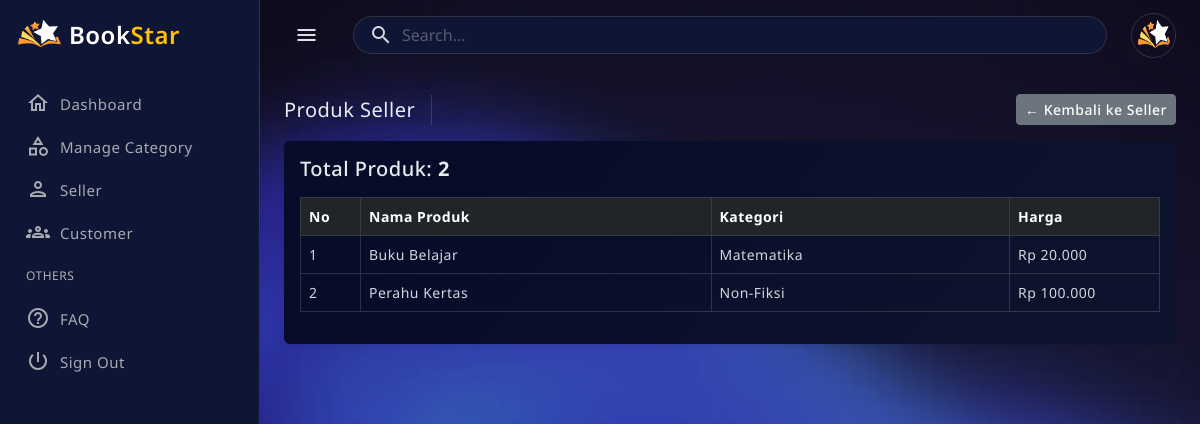
The app's page /public/?c=admin&m=sellerProducts&id=7 (signed in) with its own data.
### tables this page shows
CREATE TABLE `users` (
  `id` int(11) NOT NULL,
  `role_id` int(11) NOT NULL,
  `name` varchar(100) NOT NULL,
  `email` varchar(100) NOT NULL,
  `no_tlp` varchar(20) DEFAULT NULL,
  `password` varchar(255) NOT NULL,
  `nik` varchar(20) DEFAULT NULL,
  `address` text DEFAULT NULL,
  `no_rekening` varchar(50) DEFAULT NULL,
  `qris_image` varchar(255) DEFAULT NULL,
  `is_online` tinyint(1) DEFAULT 0,
  `is_super_admin` tinyint(1) DEFAULT 0,
  `created_at` timestamp NOT NULL DEFAULT current_timestamp(),
  `updated_at` timestamp NOT NULL DEFAULT current_timestamp() ON UPDATE current_timestamp(),
  `reset_token` varchar(255) DEFAULT NULL,
  `reset_expired` datetime DEFAULT NULL,
  `photo` varchar(255) DEFAULT NULL,
  `status` enum('aktif','nonaktif') DEFAULT 'aktif',
  `last_activity` datetime DEFAULT NULL,
  `is_deleted` tinyint(1) NOT NULL DEFAULT 0
);

CREATE TABLE `products` (
  `id` int(11) NOT NULL,
  `seller_id` int(11) NOT NULL,
  `category_id` int(11) NOT NULL,
  `name` varchar(150) NOT NULL,
  `description` text DEFAULT NULL,
  `price` decimal(12,2) NOT NULL,
  `cost_price` decimal(12,2) DEFAULT NULL,
  `stock` int(11) NOT NULL,
  `image` varchar(255) DEFAULT NULL,
  `created_at` timestamp NOT NULL DEFAULT current_timestamp(),
  `is_active` tinyint(1) DEFAULT 1
);

CREATE TABLE `categories` (
  `id` int(11) NOT NULL,
  `name` varchar(100) NOT NULL,
  `created_by` int(11) DEFAULT NULL,
  `owner_role` enum('admin','seller') NOT NULL,
  `created_at` timestamp NOT NULL DEFAULT current_timestamp(),
  `is_active` tinyint(1) DEFAULT 1
);

### app/controllers/AdminController.php (called while the page is built, shortened)
<?php
require_once APP_PATH . '/core/auth.php';
require_once APP_PATH . '/models/UserModel.php';
require_once APP_PATH . '/models/ProductModel.php';
class AdminController
{
    private $productModel;
    public function __construct()
    {
        Auth::check();
        $this->productModel = new ProductModel();
    }
    public function sellerProducts()
    {
        $sellerId = $_GET['id'] ?? null;
        $products = $this->productModel->getBySeller($sellerId);
        require APP_PATH . '/views/admin/seller_products.php';
    }
}

### public/index.php (called while the page is built, shortened)
<?php
$method     = $_GET['m'] ?? 'login';
$method     = preg_replace('/[^a-zA-Z_]/', '', $method);
$controllerObject = new $controllerName;
$controllerObject->$method();

### app/models/UserModel.php (called while the page is built, shortened)
<?php
require_once APP_PATH . '/models/Database.php';
class UserModel
{
    private $db;
    public function __construct()
    {
        $this->db = Database::getInstance()->getConnection();
    }
    public function findById($id)
    {
        $stmt = $this->db->prepare("
            SELECT u.*, r.role_name
            FROM users u
            JOIN roles r ON u.role_id = r.id
            WHERE u.id = ?
        ");
        $stmt->execute([$id]);
        return $stmt->fetch(PDO::FETCH_ASSOC);
    }
    public function updateLastActivity($userId)
    {
        $db = Database::getInstance()->getConnection();
        $stmt = $db->prepare("UPDATE users SET last_activity = NOW() WHERE id = ?");
        $stmt->execute([$userId]);
    }
}

### app/models/Database.php (called while the page is built)
<?php
class Database
{
    private static $instance = null;
    private $conn;
    private function __construct()
    {
        try {
            $this->conn = new PDO(
                "mysql:host=" . DB_HOST . ";dbname=" . DB_NAME,
                DB_USER,
                DB_PASS
            );
            $this->conn->setAttribute(PDO::ATTR_ERRMODE, PDO::ERRMODE_EXCEPTION);
        } catch (PDOException $e) {
            die('DB Error: ' . $e->getMessage());
        }
    }
    public static function getInstance()
    {
        if (self::$instance === null) {
            self::$instance = new Database();
        }
        return self::$instance;
    }
    public function getConnection()
    {
        return $this->conn;
    }
}

### app/core/auth.php (called while the page is built, shortened)
<?php
require_once APP_PATH . '/models/UserModel.php';
class Auth
{
    public static function check()
    {
        $userId = $_SESSION['user']['id'];
        $userModel = new UserModel();
        $userModel->updateLastActivity($userId);
        $_SESSION['user'] = $userModel->findById($userId);
    }
}

### app/models/ProductModel.php (called while the page is built, shortened)
<?php
require_once APP_PATH . '/models/Database.php';
class ProductModel
{
    private $db;
    public function __construct()
    {
        $this->db = Database::getInstance()->getConnection();
    }
    public function getBySeller($sellerId)
    {
        $stmt = $this->db->prepare("
        SELECT
            p.*,
            c.name AS category_name
        FROM products p
        LEFT JOIN categories c ON c.id = p.category_id
        WHERE p.seller_id = ?
        AND p.is_active = 1
        ORDER BY p.id ASC
    ");
        $stmt->execute([$sellerId]);
        return $stmt->fetchAll(PDO::FETCH_ASSOC);
    }
}

### app/views/admin/seller_products.php (the view, shortened to what this page needs)
<?php require APP_PATH . '/views/layouts/admin/header.php'; ?>
<?php require APP_PATH . '/views/layouts/admin/sidebar.php'; ?>
<main class="main-wrapper">
    <div class="main-content">
        <div class="page-breadcrumb d-flex align-items-center mb-3">
            <div class="breadcrumb-title pe-3">Produk Seller</div>
            <div class="ms-auto">
                <a href="<?= BASE_URL ?>/?c=admin&m=seller"
                   class="btn btn-secondary btn-sm">
                    ← Kembali ke Seller
                </a>
            </div>
        </div>
        <div class="card">
            <div class="card-body">
                <h5 class="mb-3">
                    Total Produk: <strong><?= count($products) ?></strong>
                </h5>
                <table class="table table-bordered align-middle">
                    <thead class="table-dark">
                        <tr>
                            <th width="60">No</th>
                            <th>Nama Produk</th>
                            <th>Kategori</th>
                            <th width="150">Harga</th>
                        </tr>
                    </thead>
                    <tbody>
                        <?php if (!empty($products)): ?>
                            <?php foreach ($products as $i => $p): ?>
                                <tr>
                                    <td><?= $i + 1 ?></td>
                                    <td><?= htmlspecialchars($p['name']) ?></td>
                                    <td><?= htmlspecialchars($p['category_name']) ?></td>
                                    <td>
                                        Rp <?= number_format($p['price'], 0, ',', '.') ?>
                                    </td>
                                </tr>
                            <?php endforeach; ?>
                        <?php endif; ?>
                    </tbody>
                </table>
            </div>
        </div>
    </div>
</main>
<?php require APP_PATH . '/views/layouts/admin/footer.php'; ?>

### app/views/layouts/admin/header.php (shortened to what this page needs)
<?php
$user = $_SESSION['user'] ?? null;
$photo = (!empty($user['photo']))
  ? BASE_URL . '/uploads/profile/' . $user['photo']
  : 'https://placehold.co/110x110/png';
?>
<!doctype html>
<html lang="en" data-bs-theme="blue-theme">
<head>
  <link href="<?= BASE_URL ?>/assets/css/pace.min.css" rel="stylesheet">
  <link href="<?= BASE_URL ?>/assets/plugins/perfect-scrollbar/css/perfect-scrollbar.css" rel="stylesheet">
  <link href="<?= BASE_URL ?>/assets/plugins/metismenu/metisMenu.min.css" rel="stylesheet">
  <link href="<?= BASE_URL ?>/assets/plugins/metismenu/mm-vertical.css" rel="stylesheet">
  <link href="<?= BASE_URL ?>/assets/plugins/simplebar/css/simplebar.css" rel="stylesheet">
  <link href="<?= BASE_URL ?>/assets/css/bootstrap.min.css" rel="stylesheet">
  <link href="https://cdn.jsdelivr.net/npm/bootstrap-icons/font/bootstrap-icons.css" rel="stylesheet">
  <link rel="stylesheet" href="https://cdn.jsdelivr.net/npm/@tabler/icons-webfont@latest/tabler-icons.min.css">
  <link rel="stylesheet" href="https://cdnjs.cloudflare.com/ajax/libs/font-awesome/6.4.0/css/all.min.css">
  <link href="<?= BASE_URL ?>/assets/css/bootstrap-extended.css" rel="stylesheet">
  <link href="<?= BASE_URL ?>/assets/css/main.css" rel="stylesheet">
  <link href="<?= BASE_URL ?>/assets/css/dark-theme.css" rel="stylesheet">
  <link href="<?= BASE_URL ?>/assets/css/blue-theme.css" rel="stylesheet">
  <link href="<?= BASE_URL ?>/assets/css/semi-dark.css" rel="stylesheet">
  <link href="<?= BASE_URL ?>/assets/css/bordered-theme.css" rel="stylesheet">
  <link href="<?= BASE_URL ?>/assets/css/responsive.css" rel="stylesheet">
</head>
<body>
  <div class="wrapper">
    <header class="top-header">
      <nav class="navbar navbar-expand align-items-center gap-4">
        <div class="btn-toggle">
          <a href="javascript:;"><i class="material-icons-outlined">menu</i></a>
        </div>
        <div class="search-bar flex-grow-1">
          <div class="position-relative">
            <input
              class="form-control rounded-5 px-5 search-control d-lg-block d-none"
              type="text"
              placeholder="Search..."
              onkeydown="if(event.key==='Enter'){window.location='<?= BASE_URL ?>/?c=search&q='+encodeURIComponent(this.value)}">
            <span class="material-icons-outlined position-absolute d-lg-block d-none ms-3 translate-middle-y start-0 top-50">
            </span>
          </div>
        </div>
        <ul class="navbar-nav gap-1 nav-right-links align-items-center">
          <li class="nav-item dropdown">
            <a href="javascript:;" class="dropdown-toggle dropdown-toggle-nocaret" data-bs-toggle="dropdown">
              <img src="<?= $photo ?>" class="rounded-circle p-1 border" width="45" height="45" alt="User">
            </a>
          </li>
        </ul>
      </nav>
    </header>

### public/assets/css/main.css (style rules this page uses)
body { position: relative; font-size: 14px; font-family: "Noto Sans", sans-serif; letter-spacing: 0.5px; background-color: #eff1f3; }
a { text-decoration: none; }
input::placeholder { color: #000 !important; opacity: 0.3 !important; }
.top-header .navbar { background-color: #ffffff; height: 70px; position: fixed; left: 260px; right: 0; top: 0; padding: 0 1.5rem; z-index: 10; transition: ease-out 0.3s; box-shadow: 0 2px 6px 0 rgba(0, 0, 0, 0.044), 0 2px 6px 0 rgba(0, 0, 0, 0.049); }
.top-header .navbar .search-bar { width: auto; cursor: pointer; }
.top-header .navbar .nav-item { height: 70px; display: flex; align-items: center; }
.top-header .btn-toggle a { display: flex; align-items: center; justify-content: center; color: #494949; width: 45px; height: 45px; border-radius: 50%; transition: all 0.3s; }
.main-wrapper { margin-top: 70px; padding-bottom: 20px; margin-left: 260px; transition: ease-out 0.3s; }
.main-wrapper .main-content { padding: 1.5rem; }
.main-wrapper .main-content .breadcrumb-title { font-size: 20px; border-right: 1.5px solid #aaa4a4; }
.dropdown-toggle-nocaret:after { display: none; }

### public/assets/css/blue-theme.css (style rules this page uses)
[data-bs-theme=blue-theme] body { --bs-heading-color: #e6ecf0; --bs-body-color: #d3d7dc; --bs-body-bg: #0f1535; --bs-body-bg-2: #181f4a; --bs-transparent-bg: rgba(255, 255, 255, 0.10); --bs-border-color-translucent: rgba(226, 232, 240, 0.15); --bs-border-color: rgba(255, 255, 255, 0.15); --sticky-header-bg: rgba(255, 255, 255, 0.45); --bs-disabled-bg: #4b5481; --bs-tertiary-bg: #181f4a; --bs-card-bg: #070c29; background-image: url(../assets/images/bg-themes/body-background-1.webp); background-attachment: fixed; background-size: cover; background-repeat: no-repeat; background-color: transparent; color: var(--bs-body-color); background-color: var(--bs-body-bg-2); }
[data-bs-theme=blue-theme] body input::placeholder { color: #fff !important; }
[data-bs-theme=blue-theme] body .card { background-image: linear-gradient(127.09deg, rgba(6, 11, 40, 0.94) 19.41%, rgba(10, 14, 35, 0.49) 76.65%); }
[data-bs-theme=blue-theme] body .top-header .navbar { background-color: transparent; box-shadow: none; }
[data-bs-theme=blue-theme] body .top-header .navbar .btn-toggle a { color: #dee2e6; }
[data-bs-theme=blue-theme] body .page-breadcrumb .breadcrumb-title { color: var(--bs-heading-color); font-size: 20px; border-right: 1.5px solid; border-color: var(--bs-border-color); }
.table { --bs-table-color: var(--bs-body-color); --bs-table-bg: var(--bs-table-bg); --bs-table-border-color: var(--bs-border-color); --bs-table-striped-color: var(--bs-body-color); --bs-table-striped-bg: rgba(255, 255, 255, 0.05); --bs-table-active-color: var(--bs-body-color); --bs-table-active-bg: rgba(255, 255, 255, 0.1); --bs-table-hover-color: var(--bs-body-color); --bs-table-hover-bg: rgba(255, 255, 255, 0.075); border-color: var(--bs-table-border-color); }

### records on screen
users: photo (picture)
products: name "Buku Belajar", category.name "Matematika", price "20.000"
products: name "Perahu Kertas", category.name "Non-Fiksi", price "100.000"

### other values on screen
count($products) "2"
